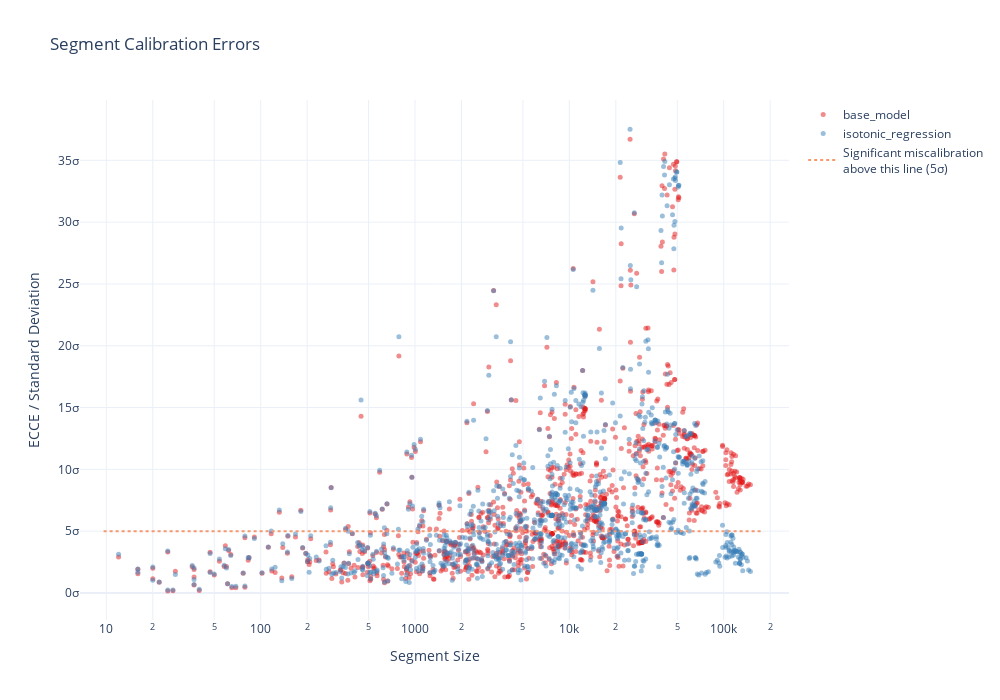

Write notebook code for a chart like this one.
### Markdown cell above
While isotonic regression almost perfectly calibrated the model at the global level. There's at least one segment with massive miscalibration. The MCE after applying isotonic regression is almost as large as for the base model, and the sigma scale tells us that this error is highly statistically significant.

To get an overview of the calibration error accross all segments considered by the MCE, we can use the plotting function `plot_segment_calibration_errors` and visualize the ECCE-sigma for all segments. Let's look at the sigma scale ECCE for the base model and isotonic regression. We will first compute the plots for each score separately using the plotting helper function `plot_segment_calibration_errors`, then combine them into a single figure with our notebook helper `combine_segment_calibration_plots`.

### Code cell
segment_ecce_plots = {}

segment_ecce_plots["base_model"] = plotting.plot_segment_calibration_errors(
    mce=mce_base_model, 
    quantity="segment_ecces_sigma_scale",
).update_layout(width=700)

segment_ecce_plots["isotonic_regression"] = plotting.plot_segment_calibration_errors(
    mce=mce_isotonic_regression, 
    quantity="segment_ecces_sigma_scale",
).update_layout(width=700)

combine_segment_calibration_plots(
    segment_plots=segment_ecce_plots,
    quantity="segment_ecces_sigma_scale",
).update_layout(height=700, width=1000)

### Figure 1 — Plotly figure (JSON) as saved in the notebook; plotly's stock layout.template omitted (floating-point values rounded to 4 significant figures; data arrays with more than 128 entries replaced by an {"elided": "..."} marker saying what was removed)
{"data": [{"customdata": {"elided": "1000x16 mixed values"}, "hovertemplate": "<b>base_model</b><br>Segment Size: %{x}<br>segment_ecces_sigma_scale: %{y}<br>MAR=%{customdata[0]}<br>RELP=%{customdata[1]}<br>CIT=%{customdata[2]}<br>MIG=%{customdata[3]}<br>MIL=%{customdata[4]}<br>ANC=%{customdata[5]}<br>RAC1P=%{customdata[6]}<br>DIS=%{customdata[7]}<br>ESP=%{customdata[8]}<br>NATIVITY=%{customdata[9]}<br>DEAR=%{customdata[10]}<br>DEYE=%{customdata[11]}<br>DREM=%{customdata[12]}<br>SEX=%{customdata[13]}<br>AGEP=%{customdata[14]}<extra></extra>", "marker": {"color": "rgb(228,26,28)", "opacity": 0.5, "size": 5}, "mode": "markers", "name": "base_model", "type": "scatter", "x": {"elided": "1000 int values"}, "y": {"elided": "1000 float values"}}, {"customdata": {"elided": "1000x16 mixed values"}, "hovertemplate": "<b>isotonic_regression</b><br>Segment Size: %{x}<br>segment_ecces_sigma_scale: %{y}<br>MAR=%{customdata[0]}<br>RELP=%{customdata[1]}<br>CIT=%{customdata[2]}<br>MIG=%{customdata[3]}<br>MIL=%{customdata[4]}<br>ANC=%{customdata[5]}<br>RAC1P=%{customdata[6]}<br>DIS=%{customdata[7]}<br>ESP=%{customdata[8]}<br>NATIVITY=%{customdata[9]}<br>DEAR=%{customdata[10]}<br>DEYE=%{customdata[11]}<br>DREM=%{customdata[12]}<br>SEX=%{customdata[13]}<br>AGEP=%{customdata[14]}<extra></extra>", "marker": {"color": "rgb(55,126,184)", "opacity": 0.5, "size": 5}, "mode": "markers", "name": "isotonic_regression", "type": "scatter", "x": {"elided": "1000 int values"}, "y": {"elided": "1000 float values"}}, {"hoverinfo": "skip", "line": {"color": "rgba(247, 152, 111, 1)", "dash": "dot", "width": 2}, "mode": "lines", "name": "Significant miscalibration</br></br>above this line (5σ)", "showlegend": true, "type": "scatter", "x": [9.6, 178800.0], "y": [5, 5]}], "layout": {"height": 700, "legend": {"orientation": "v", "x": 1.02, "xanchor": "left", "y": 1, "yanchor": "top"}, "margin": {"r": 150}, "title": {"text": "Segment Calibration Errors"}, "width": 1000, "xaxis": {"title": {"text": "Segment Size"}, "type": "log"}, "yaxis": {"ticksuffix": "σ", "title": {"text": "ECCE / Standard Deviation"}}}}
